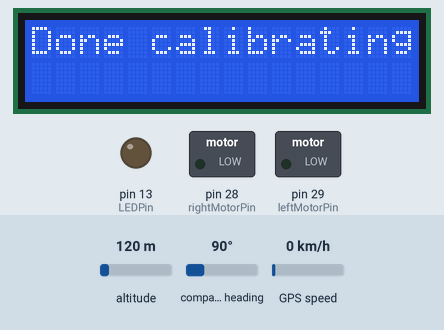
This sketch was run on a simulated Arduino Mega 2560, built with avr-gcc and run on an emulated ATmega2560. On the bench: 16×2 character LCD, switched loads named in the sketch (green lamp = pin HIGH), output pins drawn as LEDs (lit = HIGH). Wiring (inferred from the names in the program): HMC5883L compass at I2C address 0x1E. Inputs (shaded band) come from the test bench; at power-on: altitude 120 m, compass heading 90°, GPS speed 0 km/h. The GPS gets a fix after 3 s at 37.7749, -122.4194 with 8 satellites; what the sketch prints to the serial monitor is not drawn.

Above: at 20.3 s.
At 23.3 s:
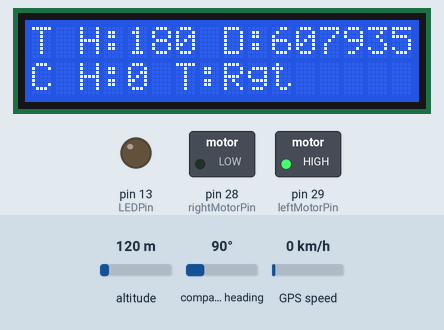
Timing chart, 0 to 24.8 s (numbered marks = the images above):
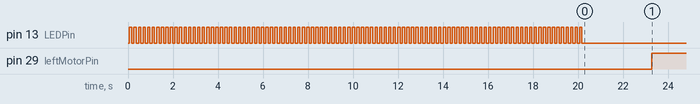

The sketch:

Navigation_test.ino
```cpp
/*
Navigation_test
Fernando Aragon
4/17/15 - Created
5/6/15 - Added mag library functionality and change way to get GPS data

Description:
Test navigation algorithm by:
  Getting drift vector from GPS readings
  Calculate target and heading vector
  Get actual heading
  Calculate and actuate thrust rotation (one motor)
  Run both motors
  Check battery voltage

For hardware connections and software details access project website
*/

#include<TinyGPS.h>
#include <Wire.h>
#include "mag.h"

// ********************LCD INITIALIZATIONS*************************
#include <LiquidCrystal.h> //For LCD
LiquidCrystal lcd(12, 11, 5, 4, 3, 2);

// ******************************************************************


// initialize some variables
//float distance;    // (mi) needs to be changed by another function
//float targetCoords[] = {21.285625, -157.673312}; //Latitude, longitude Sandy Beach Park
//float targetCoords[] = {21.294292, -157.817138}; //Latitude, longitude Midfield
//float targetCoords[] = {21.295792, -157.817084}; //Latitude, longitude NorthEast parking lot
//float targetCoords[] = {21.295337, -157.817170}; //Latitude, longitude SouthEast parking lot
//float targetCoords[] = {21.296980, -157.816864}; //Latitude, longitude fire hydrant by Sakamaki
//float targetCoords[] = {21.296580, -157.816864}; //Latitude, longitude sign across dole
float targetCoords[] = {21.296820, -157.817440}; //Latitude, longitude fire hydrant towards law building

float currCoords[2], oldCoords[2];    // Lat/Lon readings to determine drift
float driftVect[2], targetVect[2], headingVect[2];    // dift is for current, target is from current pos to target and heading is both combined
float northVect[2] = {1.0, 0.0};
int currHead, targetHead;    // actual heading and req heading to target ccordinates
int headEpsilon = 5;    // correct course if heading is off by more than epsilon degrees
float diffHead;
bool newData;
float goalDist = 0.003788;  // radius distance mission considered successful (20ft) 1mi=5280ft
int driftDelay = 15000;    //ms to sleep between GPS readings

float motVolt;// battery voltage to start navigation
float minVolt = 1.0;    // minimum cut-offvoltage
int rightMotorPin = 28;
int leftMotorPin = 29;
float earthR = 3959.1;    // Earths radius (miles)
//const float pi = 3.141592;
//const float r2d = 180/PI;    // conv rads to degrees
//const float d2r = PI/80;    //conv degrees to rads


int LEDPin = 13;
bool LEDState = false;


// Initialize all programming flags
bool requestFLAG = false;           // signals there's request pending
bool navSetUpFLAG = false;          // signals parachute released (lasts predetermined time)
bool txFLAG = false;               // signals if it is transmission time
bool abortFLAG = false;            //signals if aborting sequence begins
bool lowAltitudeGFLAG= false;      // signals if modeul is under predetermined altitude
bool recordingFLAG = false;        // signals when is time to take picture
int fligthtModeFLAG = 1;          // signals current operation mode (Ascent/Flight/Descent/Nav)
int timeout = 2;

// initialize sensor instances
TinyGPS gps;  //instance of gps
mag myMag;    // instance of magnetometer


void setup() {
  Serial.begin(9600);  //Arduino-PC serial comm
  Serial1.begin(9600); // start GPS serial comm on Serial1
  Wire.begin();
  lcd.begin(16, 2);
  myMag.init_setup(); // turn the MAG3110 on
  myMag.define(1,1,1);
  pinMode(rightMotorPin, OUTPUT);
  pinMode(leftMotorPin, OUTPUT);

//  *****************CALIBRATION*****************
  pinMode(LEDPin, OUTPUT);
  digitalWrite(LEDPin, LOW);
// variables for calibration loop
  float xArr[200];
  float yArr[200];
  float zArr[200];
  int xmin, xmax, ymax, ymin, zmin, zmax;
  // calibration loop
  for(int i = 0; i < 200; i++) {
    //read x, y, z values and add to array
    myMag.raw_values(&xArr[i], &yArr[i], &zArr[i]);

    //set initial values for all minimums and maximums
    if(i == 0){

      xmin = xArr[i];
      xmax = xArr[i];

      ymin = yArr[i];
      ymax = yArr[i];

      zmin = zArr[i];
      zmax = zArr[i];
    }

    //check to see if current datum is the minimum or maximum x-value
    if (xmax < xArr[i]){xmax = xArr[i];}
    if (xmin > xArr[i]){xmin = xArr[i];}

    //check to see if current datum is the minimum or maximum y-value
    if (ymax < yArr[i]){ymax = yArr[i];}
    if (ymin > yArr[i]){ymin = yArr[i];}

    //check to see if current datum is the minimum or maximum z-value
    if (zmax < zArr[i]){zmax = zArr[i];}
    if (zmin > zArr[i]){zmin = zArr[i];}

    if(LEDState) {
      digitalWrite(LEDPin, LOW);
      LEDState = false;
    }
    else if (!LEDState) {
      digitalWrite(LEDPin, HIGH);
      LEDState = true;
    }
    delay(100); //delay between each datum
  }

  lcd.setCursor(0,0);
  lcd.print("Done calibrating");
  digitalWrite(LEDPin, LOW);

  float xVal = 1.0/(xmax - xmin);
  float yVal = 1.0/(ymax - ymin);
  float zVal = 1.0/(zmax - zmin);
  myMag.define(xVal, yVal, zVal);
  delay(2000);
  lcd.clear();

//***************CALIBRATION*********************
}

void loop() {
  //get_drift();
  navigation_loop();
}

/*
GET_DRIFT calculates dirft (water current) vector
Tasks:  Read GPS coordinates
        Wait predetermined time
        Read GPS coordinates
        Calculate vector
*/
void get_drift() {
  queue_gps(&oldCoords[0], &oldCoords[1]);
  //unsigned long age;    //needed for GPS function
  //gps.f_get_position(&oldCoords[0], &oldCoords[1], &age);
  delay(driftDelay);
  queue_gps(&currCoords[0], &currCoords[1]);
  //float latDelt = (currCoords[0] - oldCoords[0])*((earthR*2*pi)/360.0);    //formulas to calculate lat/lon deltas
  //float lonDelt = (currCoords[1] - oldCoords[1])*earthR*cos(currCoords[0]*d2r);
  vector_diff(oldCoords[0], oldCoords[1], currCoords[0], currCoords[1], &driftVect[0]);
//  Serial.print("vector_driff:");
//  Serial.println(driftVect[0]);
//  Serial.print(", ");
//  Serial.println(driftVect[0]);
}

/*
NAVIGATION_LOOP goes through navigation algorithm until cut-off voltage is reached
Taskes:  Calculate target vector
         Calculate heading vector
         Calculate heading required (degrees)
         Get current heading
         Calculate if rotation needed and run single motor
         Move forward
         Check battery voltage
*/
void navigation_loop() {
  String turn = "straight";

//  while (motVolt > minVolt && dist2target > goalDist) {    // voltages within limit and more than 20ft from target
  while(true) {
    Serial.println("In while loop");
    queue_gps(&currCoords[0], &currCoords[1]);
    vector_diff(currCoords[0], currCoords[1], targetCoords[0], targetCoords[1], &targetVect[0]);
    headingVect[0] = targetVect[0] - driftVect[0]; headingVect[1] = targetVect[1] - driftVect[1];
    //ratio = (vector_dot(&headingVect, &northVect))/(vector_mag(&headingVect)*vector_mag(northVect));
    float angle = atan2(headingVect[0], headingVect[1]);
    if (angle < 0)
      targetHead = degrees(angle + 2*PI);
    else
      targetHead = degrees(angle);

//    myMag.get_values(&x, &y, &z);
    currHead = getting_heading();
//    currHead = mag.getHeading(mag.x_value(),mag.y_value(),mag.z_value());
    diffHead = targetHead - currHead;
    if (diffHead >= 0) {
      if (diffHead < 180) {turn = "left";}
    }
    if (diffHead >= -180) {
     if (diffHead <= 0) { turn = "right"; }
    }
    if (diffHead < -180) { turn = "left"; }
    if (diffHead >= 180) {turn = "right";}
    if (abs(diffHead) <= 5) {turn == "straight";}
    if (abs(currHead) >= 355) {turn == "straight";}

    if (turn == "straight") {
      digitalWrite(leftMotorPin,HIGH);
      digitalWrite(rightMotorPin, HIGH);
      lcd_print('S');
    }
    if (turn == "left")
      left_turn();
    if (turn == "right")
      right_turn();

  //motVolt =
  }
}

/*
VECTOR_DIFF gives vector with delta lat & lon
*/
void vector_diff(float lat1, float lon1, float lat2, float lon2, float *vector) {
  float latDelt = (lat2 - lat1)*((earthR*2*PI)/360.0);    //formulas to calculate lat/lon deltas
  float lonDelt = (lon2 - lon1)*earthR*cos(radians(lat2));
  vector[0] = latDelt; vector[1] = lonDelt;
}

///*
//VECTOR_DOT claculates dot product
//*/
//float vector_dot(float *vector1, float *vector2) {
//  return vector1[0]*vector2[0] + vector1[1]*vector2[1]
//}
//
///*
//VECT_MAG calculate vector magnitude
//*/
//float vector_mag(float *vector) {
//  return sqrt(sq(vector[0]) + sq(vector[1]))
//}

/*
RIGHT_TURN reads heading and rotates left motor until within headEpsilon (var) degrees from target heading
*/
void right_turn() {
  if(currHead + headEpsilon > targetHead){
    if(currHead - headEpsilon < targetHead) {
      digitalWrite(leftMotorPin, LOW);
      digitalWrite(rightMotorPin, LOW);

      return;
    }
  }
  diffHead = targetHead - currHead;
  if(diffHead < -180) {
    return;
  }
  if(diffHead >= 0) {
    if(diffHead < 180){
      return;
      }
  }
  digitalWrite(leftMotorPin, HIGH);
  digitalWrite(rightMotorPin, LOW);
  lcd_print('R');
//  currHead = mag.getHeading(mag.x_value(),mag.y_value(),mag.z_value());
  currHead = getting_heading();
  right_turn();
}

/*
LEFT_TURN reads heading and rotates right motor until within headEpsilon (var) degrees from target heading
*/
void left_turn() {
  if(currHead + headEpsilon > targetHead) {
    if(currHead - headEpsilon < targetHead) {
      digitalWrite(leftMotorPin, LOW);
      digitalWrite(rightMotorPin, LOW);
      return;
    }
  }
  diffHead = targetHead - currHead;
  if(diffHead >= -180) {
    if (diffHead <=0) {
      return;
    }
  }
  if(diffHead >= 180) {
    return;
  }

  digitalWrite(leftMotorPin, LOW);
  digitalWrite(rightMotorPin, HIGH);
  lcd_print('L');
  currHead = getting_heading();
//  currHead = mag.getHeading(mag.x_value(),mag.y_value(),mag.z_value());
  left_turn();
}


// *******************************LCD FUNCTIONS********************************

void clear_disp(){
  lcd.clear();
}

void lcd_print(char param) {
//  int heading;
//  lcd.setCursor(0, 0);
//  lcd.print(currCoords[0]);
//  lcd.print(", ");
//  lcd.print(currCoords[1]);
//  lcd.setCursor(0, 1);
//  heading = getting_heading();
//  lcd.print(heading);
//  lcd.setCursor(7, 1);
//  lcd.print(param);


  float distance;
  lcd.setCursor(0, 0);
  lcd.print("T H:");
  lcd.print(targetHead);
  lcd.print(" D:");
  distance = dist2targ();
  lcd.print(distance);

  lcd.setCursor(0, 1);
  lcd.print("C H:");
  if  (newData) {lcd.print(currHead);}
  else {lcd.print("NF");}
  lcd.print(" T:");
  if (param == 'R') {lcd.print("Rgt");}
  else if (param == 'L') {lcd.print("Lft");}
  else if (param == 'S') {lcd.print("Str");}
}


/*
Navigation program

- Read battery voltages
- Get drift
  - Read GPS coordinates
  - Wait 15 sec
  - Read GPS coordinates again
- Navigate (while batteries above cut off power)
  - Calculate target vector
  - Calculate heading vector (subtract one another to get it)
  - Calculate heading required in degrees
  - Read magnetometer heading
  - If headings offset for more than delta
    - Calculate time to thrust for rotation
    - Run single motor
- Run both motor to go straight
- Check battery voltage


*/

//*************************************WORKED***********************************


void queue_gps(float *latitude, float *longitude) {
  unsigned long age;    //needed for GPS function
  float flat, flon;
  newData = false;
  for (unsigned long start = millis(); millis() - start < 1000;) {
    while (Serial1.available()) {
      char c = Serial1.read(); //get GPS data
      if (gps.encode(c)) // Did a new valid sentence come in?
        newData = true;
    }
  }
  if (newData) {
    gps.f_get_position(&flat, &flon, &age);
    *latitude = flat;
    *longitude = flon;
  }
}


int getting_heading() {
  int heading;
  float x, y, z;
  myMag.get_values(&x, &y, &z);
  heading = myMag.get_heading(x, y);
  return heading;
}


float dist2targ() {
  float R = 3959.1*1760;  // distance in ft
  float lenDegEq = (R*2.0*PI)/(360.0);
  float lat2 = targetCoords[0];
  float lon2 = targetCoords[1];
  float lat1 = currCoords[0];
  float lon1 = currCoords[1];
  float dlon = lon2 - lon1;
  float dlat = lat2 - lat1;
  float distLon = dlon*cos(lat1)*lenDegEq;
  float distLat = dlon*lenDegEq;
  float dist = sqrt(distLon*distLon + distLat*distLat);
  return dist;
}
```

NanoSatisfi_MAG3110.cpp
```cpp
// (licence header left out)
#include "NanoSatisfi_MAG3110.h"


//Constructor
NanoSatisfi_MAG3110::NanoSatisfi_MAG3110()
{
    /*
       The magnetometer has to be calibrated before use
       use Arduino program "Offsets.ino" to find a value for:
       min_x, max_x, min_y, max_y, min_z, max_z
    */

    mag_x_scale= 1.0/(-754 + 1046); //offset scale factor: 1.0/(max_x - min_x)
    mag_y_scale= 1.0/(686 - 341);    //offset scale factor: 1.0/(max_y - min_y)
    mag_z_scale= 1.0/(-1452 + 1567);  //offset scale factor: 1.0/(max_z - min_z)
}

// Configure magnetometer
// call in setup()
void NanoSatisfi_MAG3110::configMag() {

  Wire.beginTransmission(NS_MAG3110); // transmit to device 0x0E
  Wire.write(0x11);              // cntrl register2
  Wire.write(0x80);              // send 0x80, enable auto resets
  Wire.endTransmission();       // stop transmitting

  delay(15);

  Wire.beginTransmission(NS_MAG3110); // transmit to device 0x0E
  Wire.write(0x10);              // cntrl register1
  Wire.write(1);                 // send 0x01, active mode
  Wire.endTransmission();       // stop transmitting
}

// read X value
int NanoSatisfi_MAG3110::readx()
{
  int xout = read16Data(0x01); //returns MSB and LSB from 0x01 and 0x02
  return xout;
}

//read Y value
int NanoSatisfi_MAG3110::ready()
{
  int yout = read16Data(0x03); //returns MSB and LSB from 0x03 and 0x04
  return yout;
}

// read Z value
int NanoSatisfi_MAG3110::readz()
{
  int zout = read16Data(0x05); //returns MSB and LSB from 0x05 and 0x06
  return zout;
}

//reads two bytes of data
int NanoSatisfi_MAG3110::read16Data(char r)
{

     int msb, lsb;

     Wire.beginTransmission(NS_MAG3110);
     Wire.write(r); //write to the register we begin reading from
     Wire.endTransmission();

     delayMicroseconds(2); //needs at least 1.3us free time between start and stop

     //read two bytes
     Wire.requestFrom(NS_MAG3110, 2);
     while(Wire.available() < 2);
     msb = Wire.read();
     lsb = Wire.read();

     return (lsb|(msb << 8)); //concatenates msb and lsb from two consecutive registers
     }

/*
   the following methods: x_value(), y_value(), and z_value()
   require offset values to be entered before use
   see constructor
*/

//return scaled x-value
float NanoSatisfi_MAG3110::x_value()
{
  return (readx()*mag_x_scale);
}

//return scaled y-value
float NanoSatisfi_MAG3110::y_value()
{
  return (ready()*mag_y_scale);
}

//return scaled z-value
float NanoSatisfi_MAG3110::z_value()
{
  return (readz()*mag_z_scale);
}

/*
  getHeading(...) returns heading
  heading: difference in degrees between current angle and true North
  ------------------------------------------------------------------
  use calibrated x_value(), y_value(), z_value() as parameters x,y,z
  ------------------------------------------------------------------
  method from Sparkfun Forum on MAG3110 magnetometer
*/

int NanoSatisfi_MAG3110::getHeading(float x, float y, float z){

  float heading=0;

  //defines value of heading for various x,y,z values
  if ((x == 0)&&(y < 0))
    heading= PI/2.0;

  if ((x == 0)&&(y > 0))
    heading=3.0*PI/2.0;

  if (x < 0)
    heading = PI - atan(y/x);

  if ((x > 0)&&(y < 0))
    heading = -atan(y/x);

  if ((x > 0)&&(y > 0))
    heading = 2.0*PI - atan(y/x);

  return  int(degrees(heading));  //convert heading from radians to degrees and return
}
```

NanoSatisfi_MAG3110.h
```cpp
// (licence header left out)
#ifndef NanoSatisfi_MAG3110_h
#define NanoSatisfi_MAG3110_h

#include <Arduino.h>
#include <Wire.h>


// define magnetometer I2C address (fixed)
#define NS_MAG3110  0x0E // Magnetometer MAG3110


class NanoSatisfi_MAG3110
{
  public:
    //constructor
    NanoSatisfi_MAG3110();

    //public methods
    void configMag();
    int readx();
    int ready();
    int readz();
    float x_value();
    float y_value();
    float z_value();
    int getHeading(float x, float y, float z);

  private:
    //class-only methods:
    int read16Data(char r);

    //global variables
    float mag_x_scale;
    float mag_y_scale;
    float mag_z_scale;

};


#endif
```

mag.h
```cpp
#ifndef   MAG_H
#define   MAG_H

#include <Arduino.h>
#include <Wire.h>

#define address  0x1E //0011110b, I2C 7bit address of HMC5883

class mag {
  public:
    mag();
    void init_setup();
    void define(float xVal, float yVal, float zVal);
    void raw_values(float *x, float *y, float *z);
    void get_values(float *x, float *y, float *z);
    int get_heading(float x, float y);
  private:
    float x_scale;
    float y_scale;
    float z_scale;
};

#endif
```

Source omitted: mag.cpp (2325 bytes)

Measured:
- by itself, pin 29 (leftMotorPin): LOW → HIGH at 23.3 s
- what the display in image 0 shows lasts 2.0 s, from 20.3 s to 22.3 s
